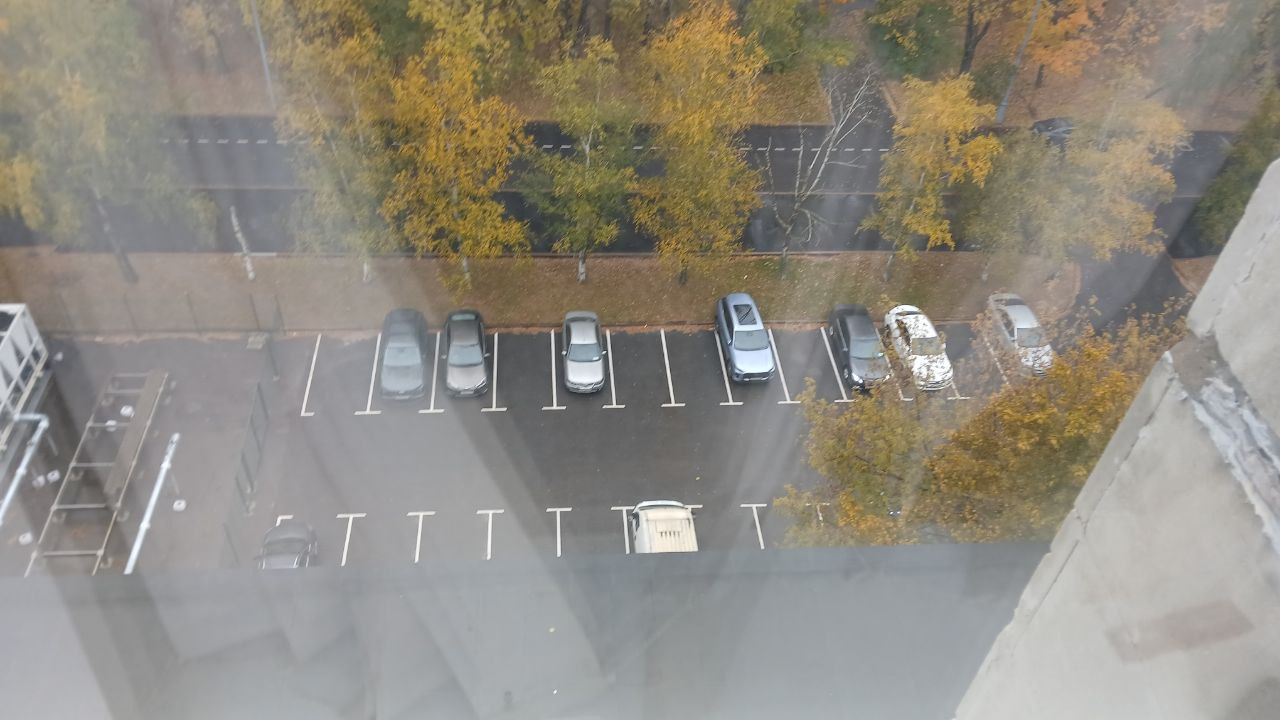
#> input picture src/car-detector-dataset/data/input/car.jpg, 1280 x 720 px, found by its file name
$ python visualize_backproject.py
#> lines starting #> are read from the running program, lines starting #| are printed output that depends on the picture; after the words box and inside, x2 and y2 are one past the last pixel; in counts of white or black regions, pixels touching at a corner belong together
"""
    1) Read image file from director output/selected/
    2) Parse image coordinates and restore the image position
    3) Merge overlapping block image
    4) Draw back merged block image to original image and save the viewing result
"""

from pathlib import Path
import re
import cv2
import numpy as np

""" Config path """
INPUT_IMG = "src/car-detector-dataset/data/input/car.jpg"
SELECTED_DIR = "src/car-detector-dataset/output/selected"
OUT_PATH = "src/car-detector-dataset/output/vis_result.png"

name_re = re.compile(r"(\d+)-(\d+)_([\d]+)-(\d+)-(.+)\.png")

"""
    Input: file name without extension
    Return: coordinate and label (x1, y1, x2, y2, label)

    Description: restore block images' coordinate and type label
"""
def parse_box(stem: str):
    m = name_re.match(stem + ".png")
    if not m:
        return None
    x1, x2, y1, y2, label = m.groups()
    return (int(x1), int(y1), int(x2), int(y2), label)

"""
    Description: Caculate IoU (Intersection over Union)
"""
def iou(a, b) -> float:
    ax1, ay1, ax2, ay2 = a[:4]
    bx1, by1, bx2, by2 = b[:4]

    # Overlapping rectangle's upper left and lower right coordinate
    inter_x1 = max(ax1, bx1)
    inter_y1 = max(ay1, by1)
    inter_x2 = min(ax2, bx2)
    inter_y2 = min(ay2, by2)

    iw = max(0, inter_x2 - inter_x1)
    ih = max(0, inter_y2 - inter_y1)
    inter = iw * ih
    if inter == 0:
        return 0.0

    area_a = (ax2 - ax1) * (ay2 - ay1)
    area_b = (bx2 - bx1) * (by2 - by1)

    # IoU = Intersection / Union
    return inter / (area_a + area_b - inter + 1e-9)

"""
    Description: Algorithm of union merge
                 merge blocks into one block, according to the IoU value
"""
def merge_boxes(boxes, iou_thr: float = 0.3):
    boxes = sorted(boxes, key=lambda b: (b[0], b[1]))
    merged = []
    used = [False] * len(boxes)

    for i in range(len(boxes)):
        if used[i]:
            continue

        # Seed block, index 'i'
        x1, y1, x2, y2, label = boxes[i]

        # Union block
        U = [x1, y1, x2, y2]
        used[i] = True

        for j in range(i + 1, len(boxes)):
            if used[j]:
                continue
            if iou(boxes[i], boxes[j]) >= iou_thr:
                # if overlapping rate is big, we can see this is one target
                # then merge to the Union block
                used[j] = True
                a, b, c, d, _ = boxes[j]
                U[0] = min(U[0], a) # min x1
                U[1] = min(U[1], b) # min y1
                U[2] = max(U[2], c) # max x2
                U[3] = max(U[3], d) # max y2
        merged.append((U[0], U[1], U[2], U[3], label))
    return merged

def main():
    # load the otiginal image
    img = cv2.imread(INPUT_IMG)
#> img is the input picture: shape (720, 1280, 3); mean B, G, R 129.1, 139.2, 144.2
    H, W = img.shape[:2]
#> H = 720; W = 1280

    sel_dir = Path(SELECTED_DIR)
    tiles = list(sel_dir.glob("*.png"))
    boxes = []

    for p in tiles:
        parsed = parse_box(p.stem)
        if parsed is None:
            continue
        x1, y1, x2, y2, label = parsed

        # make coordinates into the range
        x1 = int(np.clip(x1, 0, W))
        x2 = int(np.clip(x2, 0, W))
        y1 = int(np.clip(y1, 0, H))
        y2 = int(np.clip(y2, 0, H))

        if x2 > x1 and y2 > y1:
            boxes.append((x1, y1, x2, y2, label))

    if not boxes:
        print("[INFO] no boxes found in selected/.")
        return

    # merge the box, threshold 0.3 is more esaier
    merged = merge_boxes(boxes, iou_thr=0.5)

    # visilation: draw the merged box into the original figure
    vis = img.copy()
    for (x1, y1, x2, y2, label) in merged:
        cv2.rectangle(vis, (x1, y1), (x2, y2), (0, 0, 255), 2)
        cv2.putText(
            vis, label, (x1, max(0, y1 - 6)),
            cv2.FONT_HERSHEY_SIMPLEX, 0.8, (0, 0, 255), 2
        )
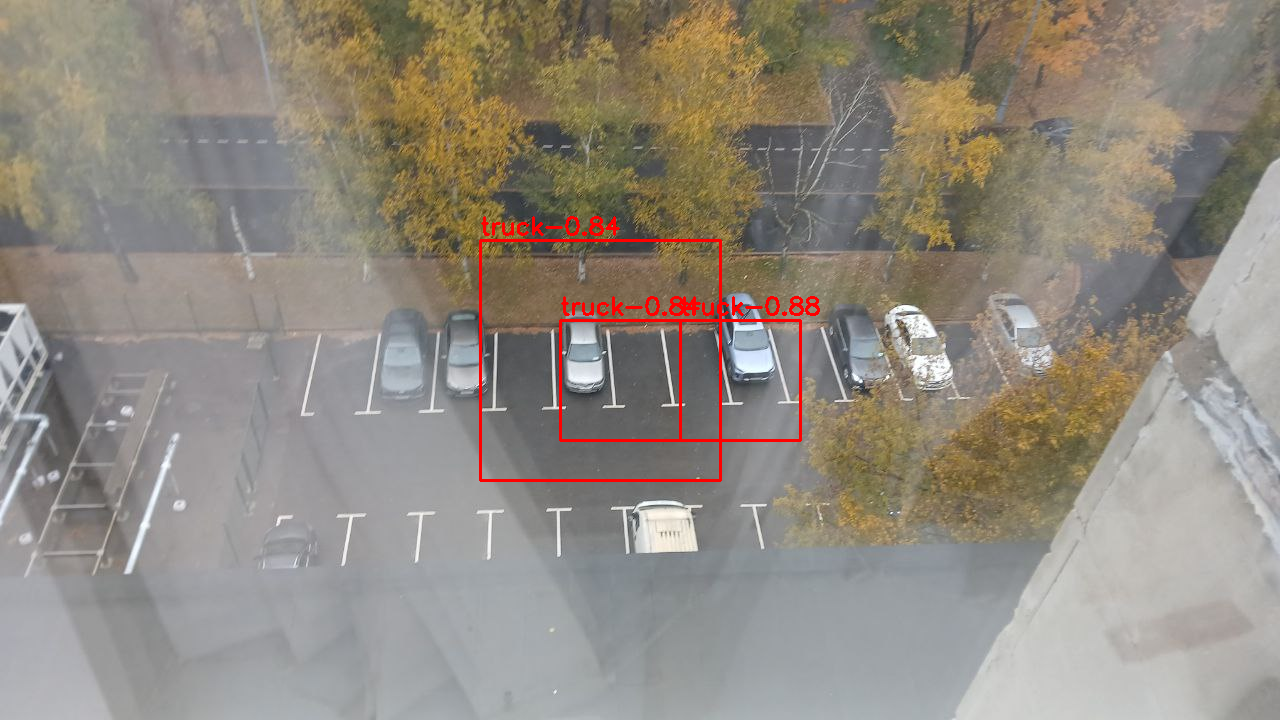
#> vis: shape (720, 1280, 3); 0.88% of pixels changed, all inside (x1, y1, x2, y2) = (479, 216, 820, 482)

    Path("output").mkdir(exist_ok=True)
    cv2.imwrite(OUT_PATH, vis)
    print(f"[VIS] saved -> {OUT_PATH} | raw tiles: {len(boxes)} | merged: {len(merged)}")
#| [VIS] saved -> src/car-detector-dataset/output/vis_result.png | raw tiles: 3 | merged: 3

if __name__ == "__main__":
    main()
